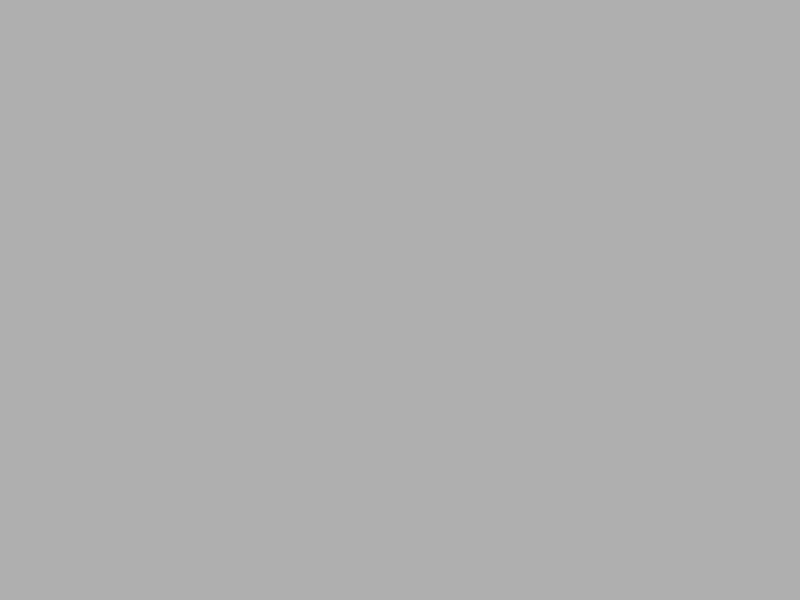
Frame 1 (no input)
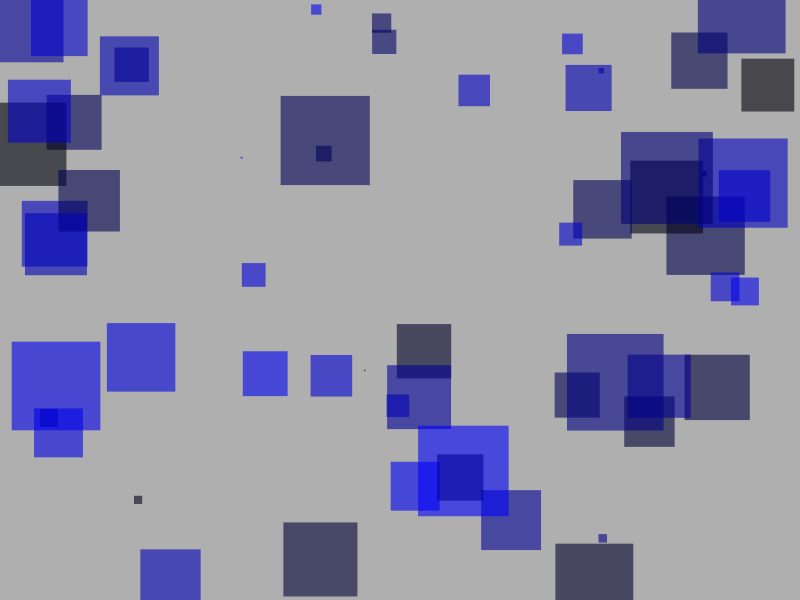
Frame 60 (the mouse pressed at the canvas centre just before this capture)
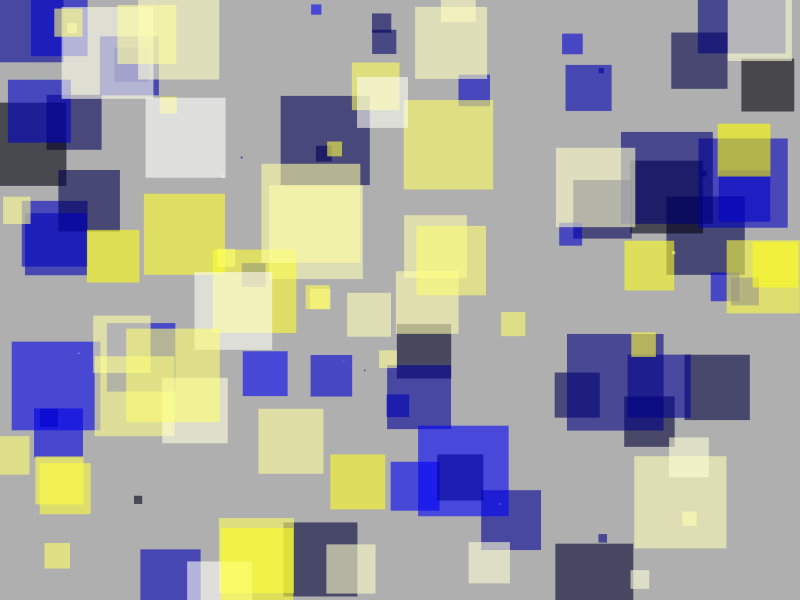
Frame 120 (the mouse held since frame 60 and released just before this capture)

The Processing sketch that drew these frames (run headless with seeded random() and noise(); from frame 60 on, the mouse is pressed at the canvas centre):

// Processing sketch: processing_16403
// ── processing_16403.pde

float a;

void setup(){
size(800,600);
background(175); 
smooth();
}

void draw(){   
noStroke();

fill(mouseX,mouseY,random(0,255),150); // cambia el color segun la posicion del mouse
rectMode(CENTER);
rect(random(800), random(600), a,a); //cambia la posicion y tamaño del cuadrado random

a= random (0,100); //varia el tamaño del cuadradito


}               
